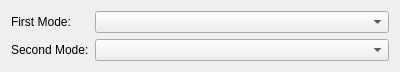
<?xml version="1.0" encoding="UTF-8"?>
<ui version="4.0">
 <class>GeneralConfig</class>
 <widget class="QWidget" name="GeneralConfig">
  <property name="geometry">
   <rect>
    <x>0</x>
    <y>0</y>
    <width>400</width>
    <height>65</height>
   </rect>
  </property>
  <property name="windowTitle">
   <string/>
  </property>
  <layout class="QFormLayout" name="formLayout">
   <item row="0" column="0">
    <widget class="QLabel" name="label">
     <property name="text">
      <string>First Mode:</string>
     </property>
     <property name="buddy">
      <cstring>defaultModeCombo</cstring>
     </property>
    </widget>
   </item>
   <item row="0" column="1">
    <widget class="KComboBox" name="defaultModeCombo"/>
   </item>
   <item row="1" column="0">
    <widget class="QLabel" name="label_2">
     <property name="text">
      <string>Second Mode:</string>
     </property>
     <property name="buddy">
      <cstring>onClickCombo</cstring>
     </property>
    </widget>
   </item>
   <item row="1" column="1">
    <widget class="KComboBox" name="onClickCombo"/>
   </item>
  </layout>
 </widget>
 <customwidgets>
  <customwidget>
   <class>KComboBox</class>
   <extends>QComboBox</extends>
   <header>kcombobox.h</header>
  </customwidget>
 </customwidgets>
 <resources/>
 <connections/>
</ui>
